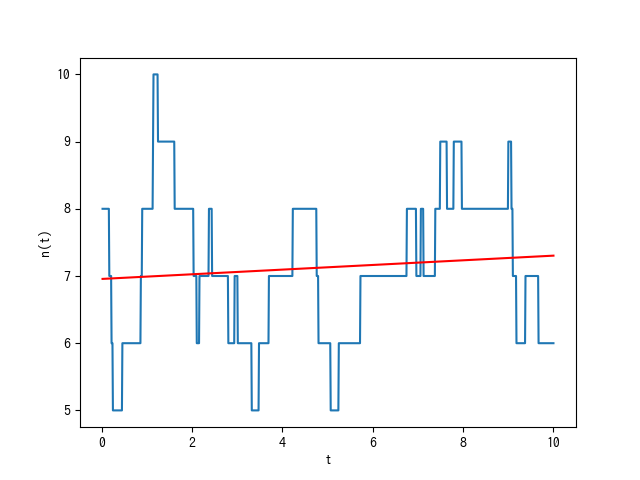

The Python source for this figure:
import pandas as pd
import matplotlib.pyplot as plt
from sklearn.linear_model import LinearRegression

Output = pd.read_csv("./a_output.csv")

Output.set_index('ncum', inplace=True)
print(Output)

columns = Output.columns.values
print(columns)

col_x = Output["t"]
col_y = Output["n(t)"]

plt.plot(col_x, col_y)

# n(t)に対して回帰直線を引く
## x, y軸を成形
x = col_x.to_numpy()
y = col_y.to_numpy()
x = x.reshape(-1,1)
y = y.reshape(-1,1)
## 線形回帰
mod = LinearRegression()
mod_lin = mod.fit(x, y)
y_lin_fit = mod_lin.predict(x)
plt.plot(x, y_lin_fit, color = 'r', linewidth=1.5)

plt.xlabel("t")
plt.ylabel("n(t)")
plt.savefig("./PlotCSV.png")


time_average = []
sum_t = 0
for num in col_y:
    sum_t += num
    time_average.append(sum_t)

print(f"type(time_average) = {type(time_average)}, type(col_x) = {type(col_x)}")
print(f"len(time_average) = {len(time_average)}, len(col_y) = {len(col_x)} ... これらの値が同値であることを期待している")

times = col_x.tolist()

for i in range(len(times)):
    if times[i] == 0:
        continue
    time_average[i] /= times[i]

plt.figure()
plt.plot(times, time_average)
plt.xlabel("t")
plt.ylabel("time_average")
plt.savefig("./PlotCSV2.png")
